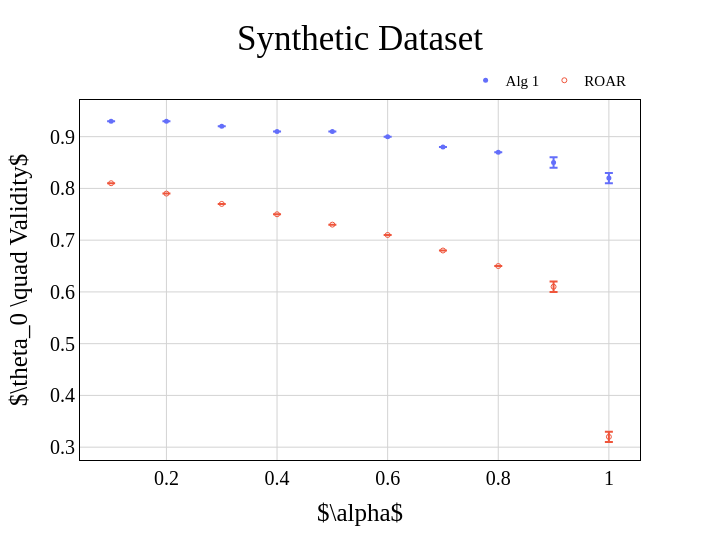
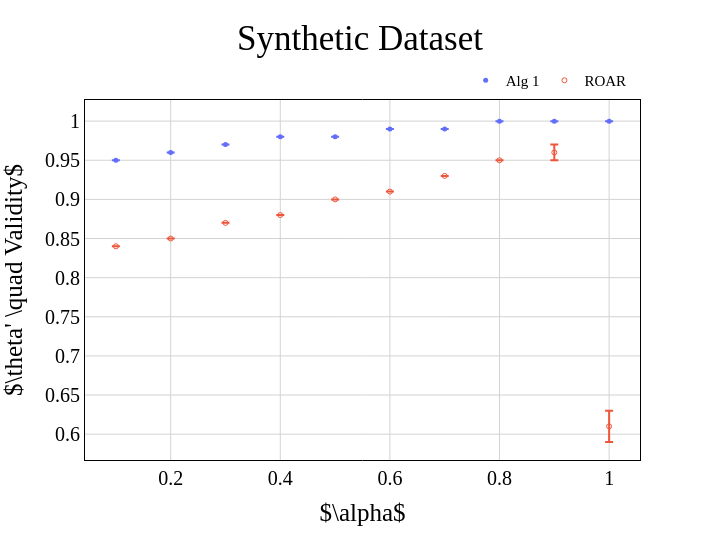
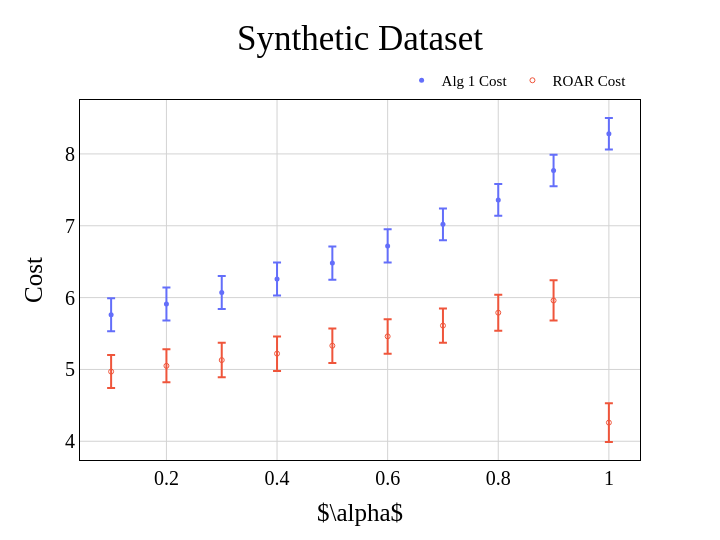

The notebook cell these images were saved under, in order:
### Markdown cell above
Effect of $\alpha$

### Code cell
Jcolor = {'OPT': '#636EFA', 'ROAR': '#EF553B'}
Vcolor = {'OPT': '#040e89', 'ROAR': '#c12910'}
Ccolor = {'OPT': '#7881fb', 'ROAR': '#f48774'}
font_family = 'Times New Roman'
font_color = 'black'
width, height = 720, 540

data_names = {
    'correction': 'German Credit',
    'synthetic': 'Synthetic',
    'temporal': 'Small Business'
}
# alpha = 0.1
curr_res = results[results['lambda'] == 0.1]

figs = [go.Figure() for _ in range(3)]
for id in results.id.unique():
    temp = curr_res[(curr_res.id == id)]
    
    figs[0].add_trace(go.Scatter(
        x=temp['alpha'],
        y=temp['Mean WC Validity'].round(2),
        error_y=dict(array=temp['Std WC Validity'].round(2)),
        marker=dict(color=Jcolor[id], symbol='circle' if id=='OPT' else 'circle-open', size=5),
        mode='markers',
        name=f'{"Alg 1" if id == "OPT" else "ROAR"}',
    ))
    
    figs[1].add_trace(go.Scatter(
        x=temp['alpha'],
        y=temp['Mean M1 Validity'].round(2),
        error_y=dict(array=temp['Std M1 Validity'].round(2)),
        marker=dict(color=Jcolor[id], symbol='circle' if id=='OPT' else 'circle-open', size=5),
        mode='markers',
        name=f'{"Alg 1" if id == "OPT" else "ROAR"}',
    ))
    
    figs[2].add_trace(go.Scatter(
        x=temp['alpha'],
        y=temp['Mean Cost'].round(2),
        error_y=dict(array=temp['Std Cost'].round(2)),
        marker=dict(color=Jcolor[id], symbol='circle' if id=='OPT' else 'circle-open', size=5),
        mode='markers',
        name=f'{"Alg 1" if id == "OPT" else "ROAR"} Cost',
    ))

y_title = [r'$\theta_0 \quad Validity$', r"$\theta' \quad Validity$", "Cost"]
for i, fig in enumerate(figs):
    fig.update_xaxes(
        title=dict(
            text=r'$\alpha$',
            font=dict(
                family=font_family,
                color=font_color,
                size=25
            )
            ), 
        showline=True, 
        mirror=True,
        linecolor='black', 
        gridcolor='lightgrey', 
        zerolinewidth=1,
        zerolinecolor='lightgrey',
        )

    fig.update_yaxes(
        title=dict(
            text=y_title[i],
            font=dict(
                family=font_family,
                color=font_color,
                size=25
            ), 
            ), 
        showline=True, 
        mirror=True,
        linecolor='black', 
        gridcolor='lightgrey',
        zerolinewidth=1,
        zerolinecolor='lightgrey',
        )

    fig.update_layout(
        title=dict(
            text=f"{data_names[data]} Dataset", 
            x=0.5, 
            font=dict(
                family=font_family, 
                color=font_color, 
                size=35
                )
            ), 
        legend=dict(
            x=0.985,
            y=1.1,
            xanchor='right',
            font=dict(
                family=font_family,
                color=font_color,
                size=15
                ), 
            orientation='h'
            ),
        width=width,
        height=height,
        plot_bgcolor='white',
        paper_bgcolor='white',
        xaxis=dict(
            tickfont=dict(
                family=font_family,
                color=font_color,
                size=20,
            )
        ),
        yaxis=dict(
            tickfont=dict(
                family=font_family,
                color=font_color,
                size=20
            )
        )
        )

    fig.show()

### Figure 1 — Plotly figure (JSON) as saved in the notebook; plotly's stock layout.template omitted (floating-point values rounded to 4 significant figures)
{"data": [{"error_y": {"array": [0, 0, 0, 0, 0, 0, 0, 0, 0.01, 0.01]}, "marker": {"color": "#636EFA", "size": 5, "symbol": "circle"}, "mode": "markers", "name": "Alg 1", "type": "scatter", "x": [0.1, 0.2, 0.3, 0.4, 0.5, 0.6, 0.7, 0.8, 0.9, 1], "y": [0.93, 0.93, 0.92, 0.91, 0.91, 0.9, 0.88, 0.87, 0.85, 0.82]}, {"error_y": {"array": [0, 0, 0, 0, 0, 0, 0, 0, 0.01, 0.01]}, "marker": {"color": "#EF553B", "size": 5, "symbol": "circle-open"}, "mode": "markers", "name": "ROAR", "type": "scatter", "x": [0.1, 0.2, 0.3, 0.4, 0.5, 0.6, 0.7, 0.8, 0.9, 1], "y": [0.81, 0.79, 0.77, 0.75, 0.73, 0.71, 0.68, 0.65, 0.61, 0.32]}], "layout": {"height": 540, "legend": {"font": {"color": "black", "family": "Times New Roman", "size": 15}, "orientation": "h", "x": 0.985, "xanchor": "right", "y": 1.1}, "paper_bgcolor": "white", "plot_bgcolor": "white", "title": {"font": {"color": "black", "family": "Times New Roman", "size": 35}, "text": "Synthetic Dataset", "x": 0.5}, "width": 720, "xaxis": {"gridcolor": "lightgrey", "linecolor": "black", "mirror": true, "showline": true, "tickfont": {"color": "black", "family": "Times New Roman", "size": 20}, "title": {"font": {"color": "black", "family": "Times New Roman", "size": 25}, "text": "$\\alpha$"}, "zerolinecolor": "lightgrey", "zerolinewidth": 1}, "yaxis": {"gridcolor": "lightgrey", "linecolor": "black", "mirror": true, "showline": true, "tickfont": {"color": "black", "family": "Times New Roman", "size": 20}, "title": {"font": {"color": "black", "family": "Times New Roman", "size": 25}, "text": "$\\theta_0 \\quad Validity$"}, "zerolinecolor": "lightgrey", "zerolinewidth": 1}}}

### Figure 2 — Plotly figure (JSON) as saved in the notebook; plotly's stock layout.template omitted (floating-point values rounded to 4 significant figures)
{"data": [{"error_y": {"array": [0, 0, 0, 0, 0, 0, 0, 0, 0, 0]}, "marker": {"color": "#636EFA", "size": 5, "symbol": "circle"}, "mode": "markers", "name": "Alg 1", "type": "scatter", "x": [0.1, 0.2, 0.3, 0.4, 0.5, 0.6, 0.7, 0.8, 0.9, 1], "y": [0.95, 0.96, 0.97, 0.98, 0.98, 0.99, 0.99, 1, 1, 1]}, {"error_y": {"array": [0, 0, 0, 0, 0, 0, 0, 0, 0.01, 0.02]}, "marker": {"color": "#EF553B", "size": 5, "symbol": "circle-open"}, "mode": "markers", "name": "ROAR", "type": "scatter", "x": [0.1, 0.2, 0.3, 0.4, 0.5, 0.6, 0.7, 0.8, 0.9, 1], "y": [0.84, 0.85, 0.87, 0.88, 0.9, 0.91, 0.93, 0.95, 0.96, 0.61]}], "layout": {"height": 540, "legend": {"font": {"color": "black", "family": "Times New Roman", "size": 15}, "orientation": "h", "x": 0.985, "xanchor": "right", "y": 1.1}, "paper_bgcolor": "white", "plot_bgcolor": "white", "title": {"font": {"color": "black", "family": "Times New Roman", "size": 35}, "text": "Synthetic Dataset", "x": 0.5}, "width": 720, "xaxis": {"gridcolor": "lightgrey", "linecolor": "black", "mirror": true, "showline": true, "tickfont": {"color": "black", "family": "Times New Roman", "size": 20}, "title": {"font": {"color": "black", "family": "Times New Roman", "size": 25}, "text": "$\\alpha$"}, "zerolinecolor": "lightgrey", "zerolinewidth": 1}, "yaxis": {"gridcolor": "lightgrey", "linecolor": "black", "mirror": true, "showline": true, "tickfont": {"color": "black", "family": "Times New Roman", "size": 20}, "title": {"font": {"color": "black", "family": "Times New Roman", "size": 25}, "text": "$\\theta' \\quad Validity$"}, "zerolinecolor": "lightgrey", "zerolinewidth": 1}}}

### Figure 3 — Plotly figure (JSON) as saved in the notebook; plotly's stock layout.template omitted (floating-point values rounded to 4 significant figures)
{"data": [{"error_y": {"array": [0.23, 0.23, 0.23, 0.23, 0.23, 0.23, 0.22, 0.22, 0.22, 0.22]}, "marker": {"color": "#636EFA", "size": 5, "symbol": "circle"}, "mode": "markers", "name": "Alg 1 Cost", "type": "scatter", "x": [0.1, 0.2, 0.3, 0.4, 0.5, 0.6, 0.7, 0.8, 0.9, 1], "y": [5.76, 5.91, 6.07, 6.26, 6.48, 6.72, 7.02, 7.36, 7.77, 8.28]}, {"error_y": {"array": [0.23, 0.23, 0.24, 0.24, 0.24, 0.24, 0.24, 0.25, 0.28, 0.27]}, "marker": {"color": "#EF553B", "size": 5, "symbol": "circle-open"}, "mode": "markers", "name": "ROAR Cost", "type": "scatter", "x": [0.1, 0.2, 0.3, 0.4, 0.5, 0.6, 0.7, 0.8, 0.9, 1], "y": [4.97, 5.05, 5.13, 5.22, 5.33, 5.46, 5.61, 5.79, 5.96, 4.26]}], "layout": {"height": 540, "legend": {"font": {"color": "black", "family": "Times New Roman", "size": 15}, "orientation": "h", "x": 0.985, "xanchor": "right", "y": 1.1}, "paper_bgcolor": "white", "plot_bgcolor": "white", "title": {"font": {"color": "black", "family": "Times New Roman", "size": 35}, "text": "Synthetic Dataset", "x": 0.5}, "width": 720, "xaxis": {"gridcolor": "lightgrey", "linecolor": "black", "mirror": true, "showline": true, "tickfont": {"color": "black", "family": "Times New Roman", "size": 20}, "title": {"font": {"color": "black", "family": "Times New Roman", "size": 25}, "text": "$\\alpha$"}, "zerolinecolor": "lightgrey", "zerolinewidth": 1}, "yaxis": {"gridcolor": "lightgrey", "linecolor": "black", "mirror": true, "showline": true, "tickfont": {"color": "black", "family": "Times New Roman", "size": 20}, "title": {"font": {"color": "black", "family": "Times New Roman", "size": 25}, "text": "Cost"}, "zerolinecolor": "lightgrey", "zerolinewidth": 1}}}
